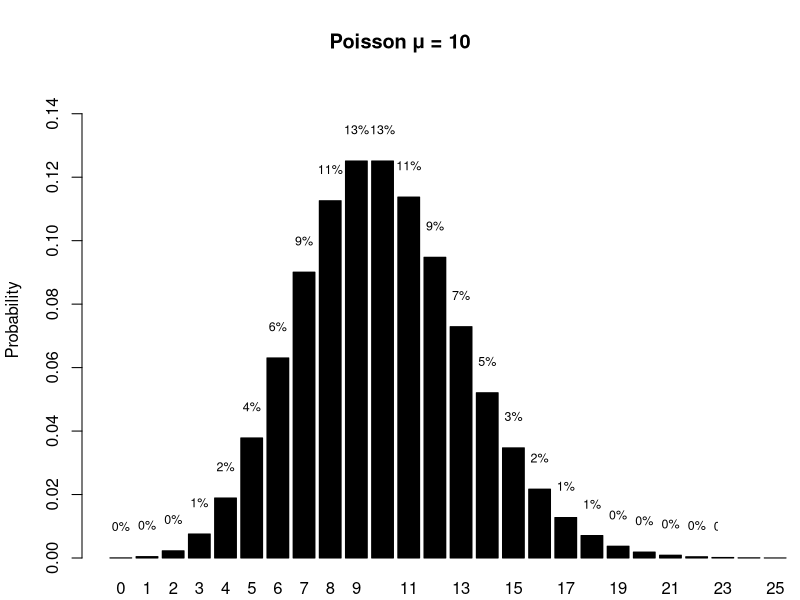

Reproduce this figure in R.




rm(list=ls())
mu=10
xmax <-25
ymax <- 0.15
xx <- c(seq(0,xmax,1))

yb = dpois(xx, mu)

par(mar=c(2.1,4.1,4.1,4.1))

b <- barplot(yb, xlim=c(0,xmax+2), ylab = "Probability", xlab="x", col='black', ylim=c(0,ymax),
             main = paste0("Poisson \u03BC = ", mu, sep=""),
              names.arg= as.character(xx))

 x <- 0:length(b)    #  % on top of bars
 y1 <- yb + 0.01
 z <- round(yb,2) *100
 z <- paste0(z,"%")
 text(x=b[x+1],y=(y1),labels=z, cex = .75)
